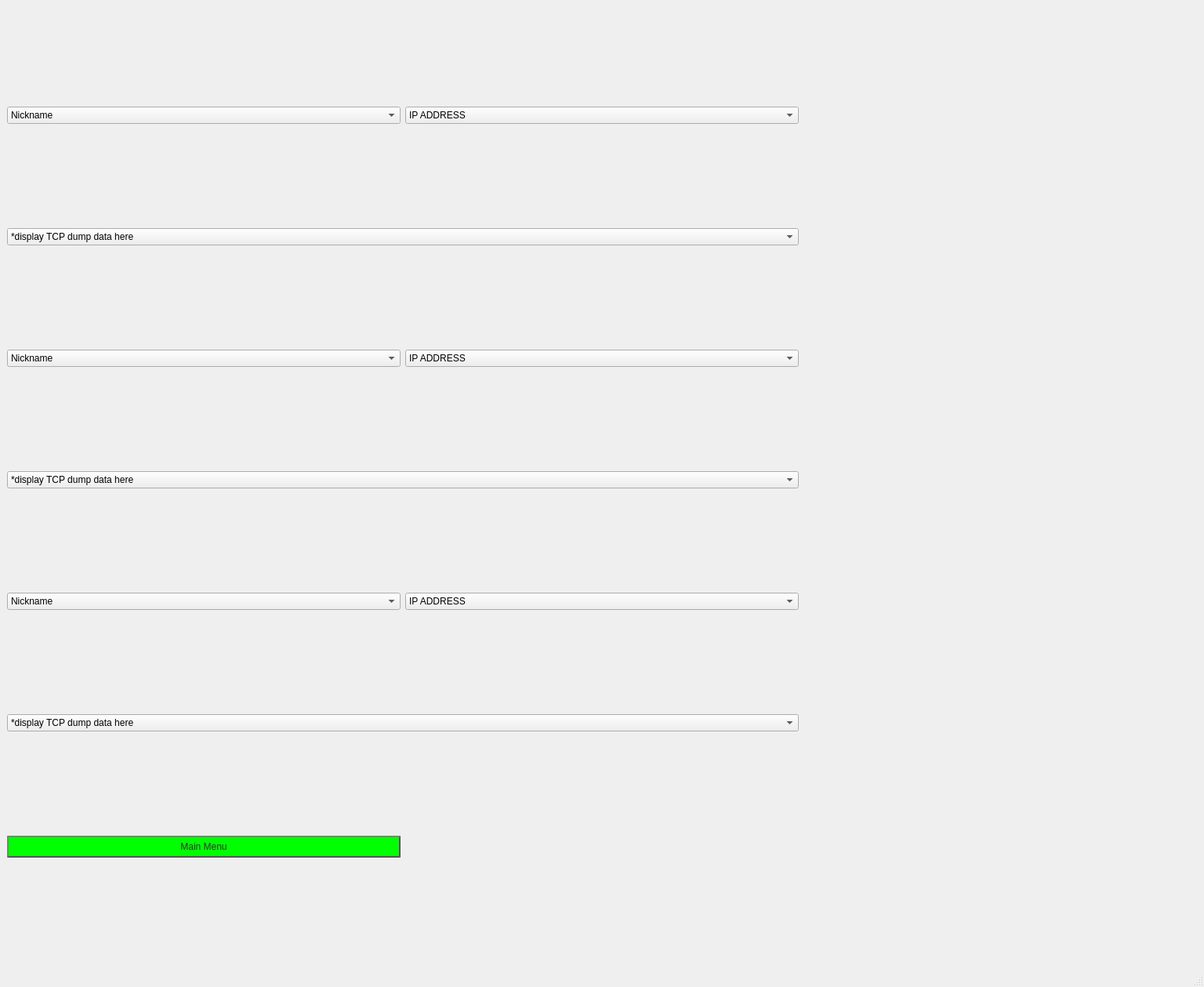
<?xml version="1.0" encoding="UTF-8"?>
<ui version="4.0">
 <class>MainWindow</class>
 <widget class="QMainWindow" name="MainWindow">
  <property name="geometry">
   <rect>
    <x>0</x>
    <y>0</y>
    <width>1536</width>
    <height>1259</height>
   </rect>
  </property>
  <property name="windowTitle">
   <string>MainWindow</string>
  </property>
  <widget class="QWidget" name="centralwidget">
   <layout class="QGridLayout" name="gridLayout">
    <item row="0" column="0">
     <widget class="QComboBox" name="nick">
      <item>
       <property name="text">
        <string>Nickname</string>
       </property>
      </item>
      <item>
       <property name="text">
        <string>Nickname1</string>
       </property>
      </item>
      <item>
       <property name="text">
        <string>Nickname2</string>
       </property>
      </item>
      <item>
       <property name="text">
        <string>Nickname3</string>
       </property>
      </item>
     </widget>
    </item>
    <item row="0" column="1">
     <widget class="QComboBox" name="ip">
      <item>
       <property name="text">
        <string>IP ADDRESS</string>
       </property>
      </item>
      <item>
       <property name="text">
        <string>IP ADDRESS 1</string>
       </property>
      </item>
      <item>
       <property name="text">
        <string>IP ADDRESS 2</string>
       </property>
      </item>
      <item>
       <property name="text">
        <string>IP ADDRESS 3</string>
       </property>
      </item>
     </widget>
    </item>
    <item row="1" column="0" colspan="2">
     <widget class="QComboBox" name="tcp">
      <item>
       <property name="text">
        <string>*display TCP dump data here</string>
       </property>
      </item>
      <item>
       <property name="text">
        <string>*display TCP dump data here 1</string>
       </property>
      </item>
      <item>
       <property name="text">
        <string>*display TCP dump data here 2</string>
       </property>
      </item>
     </widget>
    </item>
    <item row="2" column="0">
     <widget class="QComboBox" name="nick_2">
      <item>
       <property name="text">
        <string>Nickname</string>
       </property>
      </item>
      <item>
       <property name="text">
        <string>Nickname1</string>
       </property>
      </item>
      <item>
       <property name="text">
        <string>Nickname2</string>
       </property>
      </item>
      <item>
       <property name="text">
        <string>Nickname3</string>
       </property>
      </item>
     </widget>
    </item>
    <item row="2" column="1">
     <widget class="QComboBox" name="ip_2">
      <item>
       <property name="text">
        <string>IP ADDRESS</string>
       </property>
      </item>
      <item>
       <property name="text">
        <string>IP ADDRESS 1</string>
       </property>
      </item>
      <item>
       <property name="text">
        <string>IP ADDRESS 2</string>
       </property>
      </item>
      <item>
       <property name="text">
        <string>IP ADDRESS 3</string>
       </property>
      </item>
     </widget>
    </item>
    <item row="3" column="0" colspan="2">
     <widget class="QComboBox" name="tcp_2">
      <item>
       <property name="text">
        <string>*display TCP dump data here</string>
       </property>
      </item>
      <item>
       <property name="text">
        <string>*display TCP dump data here 1</string>
       </property>
      </item>
      <item>
       <property name="text">
        <string>*display TCP dump data here 2</string>
       </property>
      </item>
     </widget>
    </item>
    <item row="4" column="0">
     <widget class="QComboBox" name="nick_3">
      <item>
       <property name="text">
        <string>Nickname</string>
       </property>
      </item>
      <item>
       <property name="text">
        <string>Nickname1</string>
       </property>
      </item>
      <item>
       <property name="text">
        <string>Nickname2</string>
       </property>
      </item>
      <item>
       <property name="text">
        <string>Nickname3</string>
       </property>
      </item>
     </widget>
    </item>
    <item row="4" column="1">
     <widget class="QComboBox" name="ip_3">
      <item>
       <property name="text">
        <string>IP ADDRESS</string>
       </property>
      </item>
      <item>
       <property name="text">
        <string>IP ADDRESS 1</string>
       </property>
      </item>
      <item>
       <property name="text">
        <string>IP ADDRESS 2</string>
       </property>
      </item>
      <item>
       <property name="text">
        <string>IP ADDRESS 3</string>
       </property>
      </item>
     </widget>
    </item>
    <item row="5" column="0" colspan="2">
     <widget class="QComboBox" name="tcp_3">
      <item>
       <property name="text">
        <string>*display TCP dump data here</string>
       </property>
      </item>
      <item>
       <property name="text">
        <string>*display TCP dump data here 1</string>
       </property>
      </item>
      <item>
       <property name="text">
        <string>*display TCP dump data here 2</string>
       </property>
      </item>
     </widget>
    </item>
    <item row="6" column="0">
     <widget class="QPushButton" name="main">
      <property name="styleSheet">
       <string notr="true">QPushButton {
color: #333;
background-color: rgb(0, 255, 0);
border: 2px solid #555;
border-radius: 20px;
border-style: outset;
padding: 5px;
}

QPushButton:hover {
background: qradialgradient(
cx: 0.3, cy: -0.4, fx: 0.3, fy: -0.4,
radius: 1.35, stop: 0 #fff, stop: 1 #bbb
);
}</string>
      </property>
      <property name="text">
       <string>Main Menu</string>
      </property>
     </widget>
    </item>
    <item row="6" column="2">
     <widget class="QLabel" name="label">
      <property name="maximumSize">
       <size>
        <width>528</width>
        <height>410</height>
       </size>
      </property>
      <property name="text">
       <string/>
      </property>
      <property name="pixmap">
       <pixmap>Capture.png</pixmap>
      </property>
      <property name="scaledContents">
       <bool>true</bool>
      </property>
     </widget>
    </item>
   </layout>
  </widget>
  <widget class="QMenuBar" name="menubar">
   <property name="geometry">
    <rect>
     <x>0</x>
     <y>0</y>
     <width>1536</width>
     <height>39</height>
    </rect>
   </property>
  </widget>
  <widget class="QStatusBar" name="statusbar"/>
 </widget>
 <resources/>
 <connections/>
</ui>
